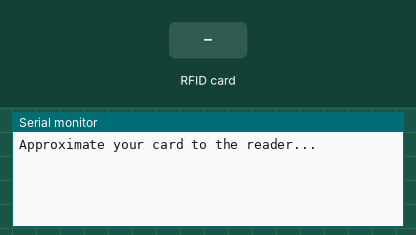
Recording of a sketch running on a simulated Arduino Uno, built with avr-gcc and run on an emulated ATmega328P. On the bench: the last lines printed to the serial monitor. Inputs (shaded band) come from the test bench. Random numbers use the default seed unless the sketch sets one.

Above: at 1.2 s.
1.3 s: RFID card BD 31 15 2B held to the reader
At 2.4 s:
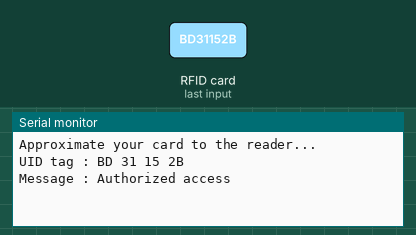
2.8 s: RFID card 5E 7A 19 C4 held to the reader
At 4.8 s:
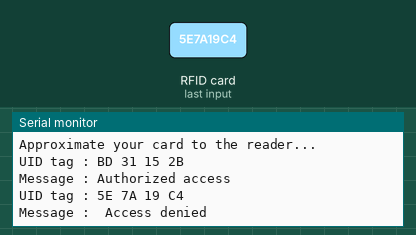

The sketch:

MFRC522_RFID_Reader_with_Arduino.ino
```cpp
/*
 *
 * Modified by smart electro
 */

#include <SPI.h>
#include <MFRC522.h>

#define SS_PIN 10
#define RST_PIN 9
MFRC522 mfrc522(SS_PIN, RST_PIN);   // Create MFRC522 instance.

void setup()
{
  Serial.begin(9600);   // Initiate a serial communication
  SPI.begin();      // Initiate  SPI bus
  mfrc522.PCD_Init();   // Initiate MFRC522
  Serial.println("Approximate your card to the reader...");
  Serial.println();

}
void loop()
{
  // Look for new cards
  if ( ! mfrc522.PICC_IsNewCardPresent())
  {
    return;
  }
  // Select one of the cards
  if ( ! mfrc522.PICC_ReadCardSerial())
  {
    return;
  }
  //Show UID on serial monitor
  Serial.print("UID tag :");
  String content= "";
  byte letter;
  for (byte i = 0; i < mfrc522.uid.size; i++)
  {
     Serial.print(mfrc522.uid.uidByte[i] < 0x10 ? " 0" : " ");
     Serial.print(mfrc522.uid.uidByte[i], HEX);
     content.concat(String(mfrc522.uid.uidByte[i] < 0x10 ? " 0" : " "));
     content.concat(String(mfrc522.uid.uidByte[i], HEX));
  }
  Serial.println();
  Serial.print("Message : ");
  content.toUpperCase();
  if (content.substring(1) == "BD 31 15 2B") //change here the UID of the card/cards that you want to give access
  {
    Serial.println("Authorized access");
    Serial.println();
    delay(3000);
  }

 else   {
    Serial.println(" Access denied");
    delay(3000);
  }
}
```

Control_DC_motor_with_Smartphone_via_bluetooth.c
```cpp
/*
 * Control DC motor with Smartphone via bluetooth
 * created by smart electro
*/

int motorPin1 = 3; // pin 2 on L293D IC
int motorPin2 = 4; // pin 7 on L293D IC
int enablePin = 5; // pin 1 on L293D IC
int state;
int flag=0;        //makes sure that the serial only prints once the state

void setup() {
    // sets the pins as outputs:
    pinMode(motorPin1, OUTPUT);
    pinMode(motorPin2, OUTPUT);
    pinMode(enablePin, OUTPUT);
    // sets enablePin high so that motor can turn on:
    digitalWrite(enablePin, HIGH);
    // initialize serial communication at 9600 bits per second:
    Serial.begin(9600);
}

void loop() {
    //if some date is sent, reads it and saves in state
    if(Serial.available() > 0){
      state = Serial.read();
      flag=0;
    }
    // if the state is '0' the DC motor will turn off
    if (state == '0') {
        digitalWrite(motorPin1, LOW); // set pin 2 on L293D low
        digitalWrite(motorPin2, LOW); // set pin 7 on L293D low
        if(flag == 0){
          Serial.println("Motor: off");
          flag=1;
        }
    }
    // if the state is '1' the motor will turn right
    else if (state == '1') {
        digitalWrite(motorPin1, LOW); // set pin 2 on L293D low
        digitalWrite(motorPin2, HIGH); // set pin 7 on L293D high
        if(flag == 0){
          Serial.println("Motor: right");
          flag=1;
        }
    }
    // if the state is '2' the motor will turn left
    else if (state == '2') {
        digitalWrite(motorPin1, HIGH); // set pin 2 on L293D high
        digitalWrite(motorPin2, LOW); // set pin 7 on L293D low
        if(flag == 0){
          Serial.println("Motor: left");
          flag=1;
        }
    }
}
```

Teensy_Arduino_Memory_Game.c
```cpp
/*
  Memory Game with Arduino
  Modified by smart electro
*/

// Constants
const int button1 = 2;          // 1st button controls Blue LED
const int button2 = 3;          // 2nd button controls Yellow LED
const int button3 = 4;          // 3rd button controls Green LED
const int button4 = 5;          // 4th button controls Red LED
const int led1 = 7;             // Blue LED
const int led2 = 8;             // Yellow LED
const int led3 = 9;             // Green LED
const int led4 = 10;            // Red LED
const int buzzer = 12;          // Buzzer Output
const int tones[] = {1915, 1700, 1519, 1432, 2700}; // tones when you press the LED's - the last one is when you fail.

// Variables
int buttonState[] = {0,0,0,0};         // current state of the button
int lastButtonState[] = {0,0,0,0};     // previous state of the button
int buttonPushCounter[] = {0,0,0,0};


void playTone(int tone, int duration) {
  for (long i = 0; i < duration * 1000L; i += tone * 2) {
    digitalWrite(buzzer, HIGH);
    delayMicroseconds(tone);
    digitalWrite(buzzer, LOW);
    delayMicroseconds(tone);
  }
}

void setup() {
  // initialize inputs :
  randomSeed(analogRead(0));
  pinMode(button1, INPUT);
  pinMode(button2, INPUT);
  pinMode(button3, INPUT);
  pinMode(button4, INPUT);
  // initialize outputs:
  pinMode(led1, OUTPUT);
  pinMode(led2, OUTPUT);
  pinMode(led3, OUTPUT);
  pinMode(led4, OUTPUT);
  pinMode(buzzer, OUTPUT);
  // initialize serial communication for debugging:
  //Serial.begin(9600);
}
int game_on = 0;
int wait = 0;
int currentlevel = 1; // This is the level (also the number of button presses to pass to next level)
long rand_num = 0; //initialize long variable for random number from 0-100.
int rando = 0; //initialize random integer for loopgame_on. Will be from 1-4 later.
int butwait = 500; //amount of time to wait for next button input (ghetto de-bounce)
int ledtime = 500; //amount of time each LED flashes for when button is pressed
int n_levels = 10; //number of levels until the game is won
int pinandtone = 0; //This integer is used when the sequence is displayed
int right = 0; //This variable must be 1 in order to go to the next level
int speedfactor = 5; //This is the final speed of the lights and sounds for the last level. This increases as more games are won
int leddelay = 200; //Initializing time for LED. This will decrease as the level increases

void loop() {

int n_array[n_levels];
int u_array[n_levels];

int i;
//clears arrays both "n_array" and "u_array" and starts a new game
if (game_on == 0){
for(i=0; i<n_levels; i=i+1){
        n_array[i]=0;
        u_array[i]=0;
        rand_num = random(1,200);
        if (rand_num <= 50)
          rando=0;
        else if (rand_num>50 && rand_num<=100)
          rando=1;
        else if (rand_num>100 && rand_num<=150)
          rando=2;
         else if (rand_num<=200)
          rando=3;
        //saves a random number in our n_array
         n_array[i]=rando;
      }
 game_on = 1;

}


//shows the user the current sequence
if (wait == 0){
 delay (200);
i = 0;
for (i = 0; i < currentlevel; i= i + 1){
  leddelay = ledtime/(1+(speedfactor/n_levels)*(currentlevel - 1));
      pinandtone = n_array[i];
      digitalWrite(pinandtone+7, HIGH);
      playTone(tones[pinandtone], leddelay);
      digitalWrite(pinandtone+7, LOW);
      delay(100/speedfactor);
    }
    wait = 1;
}
i = 0;
int buttonchange = 0;
int j = 0; // This is the current position in the sequence
while (j < currentlevel){
    while (buttonchange == 0){
          for (i = 0; i < 4; i = i + 1){
          buttonState[i] = digitalRead(i+2);
          buttonchange = buttonchange + buttonState[i];
        }
    }
     for (i = 0; i < 4; i = i + 1){
        if (buttonState[i] == HIGH) {
            digitalWrite(i+7, HIGH);
            playTone(tones[i], ledtime);
            digitalWrite(i+7, LOW);
            wait = 0;
            u_array[j]=i;
            buttonState[i] = LOW;
            buttonchange = 0;
         }
       }
        if (u_array[j] == n_array[j]){
            j++;
            right = 1;
            }
        else{

            right = 0;
            i = 4;
            j = currentlevel;
            wait = 0;
        }
}

if (right == 0){
  delay(300);
  i = 0;
  game_on = 0;
  currentlevel = 1;
  for (i = 0; i < 4; i = i + 1){
         digitalWrite(i+7, HIGH);
      }
          playTone(tones[4], ledtime);
   for (i = 0; i < 4; i = i + 1){
         digitalWrite(i+7, LOW);
       }
       delay (200);
  for (i = 0; i < 4; i = i + 1){
         digitalWrite(i+7, HIGH);
      }
          playTone(tones[4], ledtime);
   for (i = 0; i < 4; i = i + 1){
         digitalWrite(i+7, LOW);
       }

       delay(500);
       game_on = 0;
}


//if you insert the right sequence it levels up
if (right == 1){
    currentlevel++;
    wait = 0;
    }
//if you finish the game
if (currentlevel == n_levels){
  delay(500);
  // The following is the victory sound:
  int notes[] = {2, 2, 2, 2, 0, 1, 2, 1, 2};
  int note = 0;
  int tempo[] = {200, 200, 200, 400, 400, 400, 200, 200, 600};
  int breaks[] = {100, 100, 100, 200, 200, 200, 300, 100, 200};
  for (i = 0; i < 9; i = i + 1){
  note = notes[i];
    digitalWrite(note+7, HIGH);
    playTone(tones[note], tempo[i]);
    digitalWrite(note+7, LOW);
    delay(breaks[i]);
  }
//sets game_on to 0, so it restarts a new game
game_on = 0;
currentlevel = 1;
n_levels = n_levels + 2;
speedfactor = speedfactor + 1;
    }

}
```

Ultrasonic_Sensor_HC-SR04.c
```cpp
/*
 * created by smart electro,
 *
    Ultrasonic sensor Pins:
        VCC: +5VDC
        Trig : Trigger (INPUT) - Pin11
        Echo: Echo (OUTPUT) - Pin 12
        GND: GND
 */

int trigPin = 11;    // Trigger
int echoPin = 12;    // Echo
long duration, cm, inches;

void setup() {
  //Serial Port begin
  Serial.begin (9600);
  //Define inputs and outputs
  pinMode(trigPin, OUTPUT);
  pinMode(echoPin, INPUT);
}

void loop() {
  // The sensor is triggered by a HIGH pulse of 10 or more microseconds.
  // Give a short LOW pulse beforehand to ensure a clean HIGH pulse:
  digitalWrite(trigPin, LOW);
  delayMicroseconds(5);
  digitalWrite(trigPin, HIGH);
  delayMicroseconds(10);
  digitalWrite(trigPin, LOW);

  // Read the signal from the sensor: a HIGH pulse whose
  // duration is the time (in microseconds) from the sending
  // of the ping to the reception of its echo off of an object.
  pinMode(echoPin, INPUT);
  duration = pulseIn(echoPin, HIGH);

  // Convert the time into a distance
  cm = (duration/2) / 29.1;     // Divide by 29.1 or multiply by 0.0343
  inches = (duration/2) / 74;   // Divide by 74 or multiply by 0.0135

  Serial.print(inches);
  Serial.print("in, ");
  Serial.print(cm);
  Serial.print("cm");
  Serial.println();

  delay(250);
}
```

Ultrasonic_Sensor_HC-SR04_with_NewPing.c
```cpp
#include <NewPing.h>

#define TRIGGER_PIN 11
#define ECHO_PIN 12
#define MAX_DISTANCE 200

// NewPing setup of pins and maximum distance
NewPing sonar(TRIGGER_PIN, ECHO_PIN, MAX_DISTANCE);

void setup() {
   Serial.begin(9600);
}

void loop() {
   delay(50);
   unsigned int distance = sonar.ping_cm();
   Serial.print(distance);
   Serial.println("cm");
}
```

Ultrasonic_Sensor_with_LEDs_bar_graph_and_buzzer.c
```cpp
/*
 * Ultrasonic Sensor with LED's bar graph and buzzer
*/
int tonePin = 4;    //Tone - Red Jumper
int trigPin = 9;    //Trig - violet Jumper
int echoPin = 10;   //Echo - yellow Jumper
int clockPin = 11;  //IC Pin 11 - white Jumper
int latchPin = 12;  //IC Pin 12 - Blue Jumper
int dataPin = 13;   //IC Pin 14 - Green Jumper

byte possible_patterns[9] = {
B00000000,
B00000001,
B00000011,
B00000111,
B00001111,
B00011111,
B00111111,
B01111111,
B11111111,
};
int proximity=0;
int duration;
int distance;

void setup() {
  //Serial Port
  Serial.begin (9600);

  pinMode(trigPin, OUTPUT);
  pinMode(echoPin, INPUT);
  pinMode(clockPin, OUTPUT);
  pinMode(latchPin, OUTPUT);
  pinMode(dataPin, OUTPUT);
  pinMode(tonePin, OUTPUT);
}

void loop() {
  digitalWrite(latchPin, LOW);
  digitalWrite(trigPin, HIGH);
  delayMicroseconds(1000);
  digitalWrite(trigPin, LOW);
  duration = pulseIn(echoPin, HIGH);
  distance = (duration/2) / 29.1;

  /*if (distance >= 45 || distance <= 0){
    Serial.println("Out of range");
  }
  else {
    Serial.print(distance);
    Serial.println(" cm");
  }*/

  proximity=map(distance, 0, 45, 8, 0);
  //Serial.println(proximity);

  if (proximity <= 0){
    proximity=0;
  }
  else if (proximity >= 3 && proximity <= 4){
    tone(tonePin, 200000, 200);
  }
  else if (proximity >= 5 && proximity <= 6){
     tone(tonePin,5000, 200);
  }
  else if (proximity >= 7 && proximity <= 8){
    tone(tonePin, 1000, 200);
  }
  shiftOut(dataPin, clockPin, MSBFIRST, possible_patterns[proximity]);
  digitalWrite(latchPin, HIGH);


  delay(600);
  noTone(tonePin);
}
```

Arduino_Display_the_LED_Brightness_on_a_LCD_16x2.c
```cpp
/*
 Created by smart electro

 Based on some Arduino code examples
*/

// include the library code
#include <LiquidCrystal.h>

// initialize the library with the numbers of the interface pins
LiquidCrystal lcd(12, 11, 5, 4, 3, 2);
int potPin = A0;       // Analog pin 0 for the LED brightness potentiometer
int ledPin = 6;        // LED Digital Pin with PWM
int potValue = 0;      // variable to store the value coming from the potentiometer
int brightness = 0;    // converts the potValue into a brightness
int pBari = 0;         // progress bar
int i = 0;             // foor loop

//progress bar character for brightness
byte pBar[8] = {
  B11111,
  B11111,
  B11111,
  B11111,
  B11111,
  B11111,
  B11111,
};

void setup() {
  // setup our led as an OUTPUT
  pinMode(ledPin, OUTPUT);
  // set up the LCD's number of columns and rows:
  lcd.begin(16, 2);
  // Print a message to the LCD
  lcd.print(" LED Brightness");
  //Create the progress bar character
  lcd.createChar(0, pBar);
}

void loop() {
  // clears the LCD screen
  lcd.clear();
  // Print a message to the LCD
  lcd.print(" LED Brightness");
  //set the cursor to line number 2
  lcd.setCursor(0,1);
  // read the value from the potentiometer
  potValue = analogRead(potPin);
  // turns the potValue into a brightness for the LED
  brightness=map(potValue, 0, 1024, 0, 255);
  //lights up the LED according to the bightness
  analogWrite(ledPin, brightness);
  // turns the brighness into a percentage for the bar
  pBari=map(brightness, 0, 255, 0, 17);
  //prints the progress bar
  for (i=0; i<pBari; i++)
  {
    lcd.setCursor(i, 1);
    lcd.write(byte(0));
  }
  // delays 750 ms
  delay(750);
}
```

Measured:
- after the input at 1.3 s, the serial monitor: prints a new line at once (image 1)
- after the input at 2.8 s, the serial monitor: prints a new line after 1.5 s (image 2)
